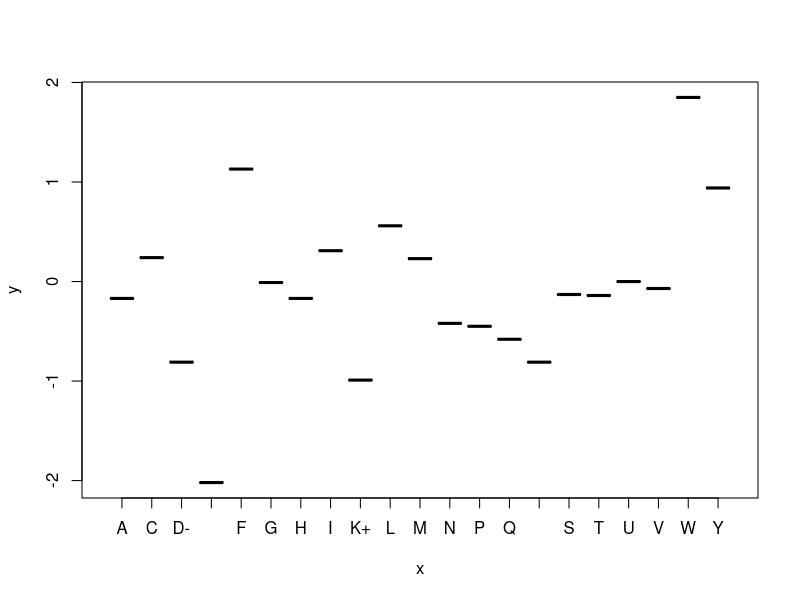

Generate this figure with R:
# in this file, we do the recursive training of x and p, still not sure whether the underlying cost function is convex of not
rm(list=ls()) # clean the memeory

ctl_A0201 <- read.csv("ctl_A0201_SeqImmuIC50.csv", stringsAsFactors = FALSE) # read in allele A0201
ctl_B5701 <- read.csv("ctl_B5701_SeqImmuIC50.csv", stringsAsFactors = FALSE) # read in allele B5701
ctl_A0301 <- read.csv("ctl_A0301_SeqImmuIC50.csv", stringsAsFactors = FALSE) # read in allele A0301
ctl_B0702 <- read.csv("ctl_B0702_SeqImmuIC50.csv", stringsAsFactors = FALSE) # read in allele B0702

# only work on those peptides that bind to the MHC
bind_criteria <- 1000 # the binding IC50 is 1000nM
ctl_A0201_binded <- ctl_A0201[ctl_A0201$ic50 < bind_criteria, ]
ctl_B5701_binded <- ctl_B5701[ctl_B5701$ic50 < bind_criteria, ]
ctl_A0301_binded <- ctl_A0301[ctl_A0301$ic50 < bind_criteria, ]
ctl_B0702_binded <- ctl_B0702[ctl_B0702$ic50 < bind_criteria, ]

ctl_binded_combinded <- do.call("rbind", list(ctl_A0201_binded, ctl_B5701_binded, ctl_A0301_binded, ctl_B0702_binded)) # bind all the ctls into one

ctl_binded_combinded$Immunogenicity <- round(ctl_binded_combinded$Immunogenicity) # round the Immunogenicity to 0 or 1, 0.5 is round to 0

ctl_binded_combinded <- ctl_binded_combinded[nchar(ctl_binded_combinded$peptide)==9, ] # only look at the 9 mers for now, which accounts for 3/4 of the data

cost_function_fixp <- function(x_input, ctl_binded_combinded, lambda_x, p_input){ # this calculate the total cost with p fixed
  aa_name <- c("R", "H", "K", "D", "E", "S", "T", "N", "Q", "C", "U", "G", "P", "A", "V", "I", "L", "M", "F", "Y", "W") # this is how the map between the amino acid and the corresponding score vector p
  allele_name <- c("A0201", "B5701", "A0301", "B0702") # this is the map between the  allele name the the weighit vector x
  
  px <- c(p_input, x_input) # re assemble the px based on input from x and p, p_input is now a parameter
  lambda_p <- 0 # set lambda_p = 0 in this case, since we are not gonna vary it
  
  t_scores <- apply(ctl_binded_combinded, 1, function(row_of_ctl){ # returns the p score of each peptide
    peptide <- row_of_ctl[1]
    
    p=px[1:length(aa_name)] # extract p from px
    
    i_allele <- which(row_of_ctl[5] == allele_name) # extract x which corresponds to the specifc allele
    x <- px[((i_allele-1)*13 + length(aa_name) + 1): (i_allele*13 + length(aa_name))]
    
    scores <- sapply(strsplit(peptide, "")[[1]], function(aa){
      score <- p[aa == aa_name]
    })
    lscores <- length(scores)
    t_score <- sum(c(1,scores)*x[1:(lscores+1)])
  }) # this is the total energy part Ec + x*p for each peptide
  
  sigmoid_tscores <- 1/(1+exp(-t_scores)) # this is the sigmoid function based on the scores
  
  y <- ctl_binded_combinded$Immunogenicity
  m <- length(y)
  p <- px[1:length(aa_name)] # extract p from px
  x <- px[(length(aa_name) + 1): length(px)] # extract x from px
  index_constx <- (1:length(allele_name) - 1)*13 + 1 # these are the Ec
  total_cost <- -mean(y*log(sigmoid_tscores) + (1 - y)*log(1 - sigmoid_tscores)) + lambda_p/(2*m)*sum(px[1:length(aa_name)] * px[1:length(aa_name)]) + lambda_x/(2*m)*sum(x[-index_constx] * x[-index_constx])
}

dtotal_score_fixp <- function(x_input, ctl_binded_combinded, lambda_x, p_input){ # this calculate the total derivative with p fixed
  aa_name <- c("R", "H", "K", "D", "E", "S", "T", "N", "Q", "C", "U", "G", "P", "A", "V", "I", "L", "M", "F", "Y", "W") # this is how the map between the amino acid and the corresponding score vector p
  allele_name <- c("A0201", "B5701", "A0301", "B0702") # this is the map between the  allele name the the weighit vector x
  px <- c(p_input, x_input) # re assemble the px based on input from x and p, p_input is now a parameter
  lambda_p <- 0 # set lambda_p = 0 in this case, since we are not gonna vary it
  t_scores <- apply(ctl_binded_combinded, 1, function(row_of_ctl){
    peptide <- row_of_ctl[1]
    
    p=px[1:length(aa_name)] # extract p from px
    
    i_allele <- which(row_of_ctl[5] == allele_name) # extract x which corresponds to the specifc allele
    x <- px[((i_allele-1)*13 + length(aa_name) + 1): (i_allele*13 + length(aa_name))]
    
    scores <- sapply(strsplit(peptide, "")[[1]], function(aa){
      score <- p[aa == aa_name]
    })
    lscores <- length(scores)
    t_score <- sum(c(1,scores)*x[1:(lscores+1)])
  }) # this is the total energy part Ec + x*p
  
  sigmoid_tscores <- 1/(1+exp(-t_scores)) # this is the sigmoid function based on the scores
  # need some manipulations to proceed.
  y <- ctl_binded_combinded$Immunogenicity
  m <- length(y)
  d_scores <- apply(ctl_binded_combinded, 1, function(row_of_ctl){ # this returns the derivative of E with respect to p and x
    dpx <- rep(0, length(px)) # derivative of E with respect to p and x
    p <- px[1:length(aa_name)] # extract p from px
    i_allele <- which(row_of_ctl[5] == allele_name) # extract x which corresponds to the specifc allele
    x_nnull <- px[((i_allele-1)*13 + length(aa_name) + 2): (i_allele*13 + length(aa_name))] # this does not include the const x
    
    peptide_aa <- strsplit(row_of_ctl[1], "")[[1]] # we disassociate the peptide string into array of characters
    
    scores <- sapply(peptide_aa, function(aa){ # returns the p score of each amino acid
      score <- p[aa == aa_name]
    })
    
    dpx[((i_allele-1)*13 + length(aa_name) + 2): ((i_allele-1)*13 + length(aa_name) + length(scores) + 1)] <- scores # dE/dx is dp, but it depends on the length of the peptides or scores
    
    dpx[(i_allele-1)*13 + length(aa_name) + 1] <- 1 # dE/dE_c is always 1
    
    weight_aa <- sapply(aa_name, function(aa){ # count how many times each amino acide appreas on each postion, take summation of x
      sum(x_nnull[which(aa == peptide_aa)])
    }) # for each amino acide in the aa_name matrix calculate this weight
    
    dpx[1:length(aa_name)] <- weight_aa # assign weight_aa to the p part of the dpx
    
    dpx # return dpx
  })
  dpx_noreg <- (d_scores %*% (sigmoid_tscores - y))/m
  
  # get the derivative part with respect to the regularization part
  dpx_reg<- c(rep(lambda_p/m,length(aa_name)), rep(lambda_x/m, length(px)-length(aa_name)))
  index_constx <- (1:length(allele_name) - 1)*13 + length(aa_name) + 1 # these are the index of Ec
  dpx_reg[index_constx] <- 0 # the constants are not subject to regularization
  dpx_reg <- dpx_reg*px
  
  dpx <- dpx_noreg + dpx_reg
  dpx[(length(aa_name)+1):length(dpx)] # only return the x part
}

cost_function_fixx <- function(p_input, ctl_binded_combinded, lambda_p, x_input){ # this calculate the total cost with x fixed
  aa_name <- c("R", "H", "K", "D", "E", "S", "T", "N", "Q", "C", "U", "G", "P", "A", "V", "I", "L", "M", "F", "Y", "W") # this is how the map between the amino acid and the corresponding score vector p
  allele_name <- c("A0201", "B5701", "A0301", "B0702") # this is the map between the  allele name the the weighit vector x
  
  px <- c(p_input, x_input) # re assemble the px based on input from x and p, p_input is now a parameter
  lambda_x <- 0 # set lambda_p = 0 in this case, since we are not gonna vary it
  
  t_scores <- apply(ctl_binded_combinded, 1, function(row_of_ctl){ # returns the p score of each peptide
    peptide <- row_of_ctl[1]
    
    p=px[1:length(aa_name)] # extract p from px
    
    i_allele <- which(row_of_ctl[5] == allele_name) # extract x which corresponds to the specifc allele
    x <- px[((i_allele-1)*13 + length(aa_name) + 1): (i_allele*13 + length(aa_name))]
    
    scores <- sapply(strsplit(peptide, "")[[1]], function(aa){
      score <- p[aa == aa_name]
    })
    lscores <- length(scores)
    t_score <- sum(c(1,scores)*x[1:(lscores+1)])
  }) # this is the total energy part Ec + x*p for each peptide
  
  sigmoid_tscores <- 1/(1+exp(-t_scores)) # this is the sigmoid function based on the scores
  
  y <- ctl_binded_combinded$Immunogenicity
  m <- length(y)
  p <- px[1:length(aa_name)] # extract p from px
  x <- px[(length(aa_name) + 1): length(px)] # extract x from px
  index_constx <- (1:length(allele_name) - 1)*13 + length(aa_name) + 1 # these are the Ec
  total_cost <- -mean(y*log(sigmoid_tscores) + (1 - y)*log(1 - sigmoid_tscores)) + lambda_p/(2*m)*sum(px[1:length(aa_name)] * px[1:length(aa_name)]) + lambda_x/(2*m)*sum(x[-index_constx] * x[-index_constx])
}

dtotal_score_fixx <- function(p_input, ctl_binded_combinded, lambda_p, x_input){ # this calculate the total derivative with x fixed
  aa_name <- c("R", "H", "K", "D", "E", "S", "T", "N", "Q", "C", "U", "G", "P", "A", "V", "I", "L", "M", "F", "Y", "W") # this is how the map between the amino acid and the corresponding score vector p
  allele_name <- c("A0201", "B5701", "A0301", "B0702") # this is the map between the  allele name the the weighit vector x
  px <- c(p_input, x_input) # re assemble the px based on input from x and p, p_input is now a parameter
  lambda_x <- 0 # set lambda_p = 0 in this case, since we are not gonna vary it
  t_scores <- apply(ctl_binded_combinded, 1, function(row_of_ctl){
    peptide <- row_of_ctl[1]
    
    p=px[1:length(aa_name)] # extract p from px
    
    i_allele <- which(row_of_ctl[5] == allele_name) # extract x which corresponds to the specifc allele
    x <- px[((i_allele-1)*13 + length(aa_name) + 1): (i_allele*13 + length(aa_name))]
    
    scores <- sapply(strsplit(peptide, "")[[1]], function(aa){
      score <- p[aa == aa_name]
    })
    lscores <- length(scores)
    t_score <- sum(c(1,scores)*x[1:(lscores+1)])
  }) # this is the total energy part Ec + x*p
  
  sigmoid_tscores <- 1/(1+exp(-t_scores)) # this is the sigmoid function based on the scores
  # need some manipulations to proceed.
  y <- ctl_binded_combinded$Immunogenicity
  m <- length(y)
  d_scores <- apply(ctl_binded_combinded, 1, function(row_of_ctl){ # this returns the derivative of E with respect to p and x
    dpx <- rep(0, length(px)) # derivative of E with respect to p and x
    p <- px[1:length(aa_name)] # extract p from px
    i_allele <- which(row_of_ctl[5] == allele_name) # extract x which corresponds to the specifc allele
    x_nnull <- px[((i_allele-1)*13 + length(aa_name) + 2): (i_allele*13 + length(aa_name))] # this does not include the const x
    
    peptide_aa <- strsplit(row_of_ctl[1], "")[[1]] # we disassociate the peptide string into array of characters
    
    scores <- sapply(peptide_aa, function(aa){ # returns the p score of each amino acid
      score <- p[aa == aa_name]
    })
    
    dpx[((i_allele-1)*13 + length(aa_name) + 2): ((i_allele-1)*13 + length(aa_name) + length(scores) + 1)] <- scores # dE/dx is dp, but it depends on the length of the peptides or scores
    
    dpx[(i_allele-1)*13 + length(aa_name) + 1] <- 1 # dE/dE_c is always 1
    
    weight_aa <- sapply(aa_name, function(aa){ # count how many times each amino acide appreas on each postion, take summation of x
      sum(x_nnull[which(aa == peptide_aa)])
    }) # for each amino acide in the aa_name matrix calculate this weight
    
    dpx[1:length(aa_name)] <- weight_aa # assign weight_aa to the p part of the dpx
    
    dpx # return dpx
  })
  dpx_noreg <- (d_scores %*% (sigmoid_tscores - y))/m
  
  # get the derivative part with respect to the regularization part
  dpx_reg<- c(rep(lambda_p/m,length(aa_name)), rep(lambda_x/m, length(px)-length(aa_name)))
  index_constx <- (1:length(allele_name) - 1)*13 + length(aa_name) + 1 # these are the index of Ec
  dpx_reg[index_constx] <- 0 # the constants are not subject to regularization
  dpx_reg <- dpx_reg*px
  
  dpx <- dpx_noreg + dpx_reg
  dpx[1: length(aa_name)] # only return the x part
}
evaluate <- function(px, ctl_binded_combinded){ # this evaluate the trained model
  aa_name <- c("R", "H", "K", "D", "E", "S", "T", "N", "Q", "C", "U", "G", "P", "A", "V", "I", "L", "M", "F", "Y", "W") # this is how the map between the amino acid and the corresponding score vector p
  allele_name <- c("A0201", "B5701", "A0301", "B0702") # this is the map between the  allele name the the weighit vector x
  
  t_scores <- apply(ctl_binded_combinded, 1, function(row_of_ctl){ # returns the p score of each peptide
    peptide <- row_of_ctl[1]
    
    p=px[1:length(aa_name)] # extract p from px
    
    i_allele <- which(row_of_ctl[5] == allele_name) # extract x which corresponds to the specifc allele
    x <- px[((i_allele-1)*13 + length(aa_name) + 1): (i_allele*13 + length(aa_name))]
    
    scores <- sapply(strsplit(peptide, "")[[1]], function(aa){ # returns the p score of each amino acid
      score <- p[aa == aa_name]
    })
    lscores <- length(scores)
    t_score <- sum(c(1,scores)*x[1:(lscores+1)])
  }) # this is the total energy part Ec + x*p for each peptide
  sigmoid_tscores <- 1/(1+exp(-t_scores)) # this is the sigmoid function based on the scores
}

# Now we will start with a hydrophobic scale
p_wif <- c(0.81, 0.17, 0.99, 0.81, 2.02, 0.13, 0.14, 0.42, 0.58, -0.24, 0, 0.01, 0.45, 0.17, 0.07, -0.31, -0.56, -0.23, -1.13, -0.94, -1.85)
p_names <- c("R+", "H", "K+", "D-", "E-", "S", "T", "N", "Q", "C", "U", "G", "P", "A", "V", "I", "L", "M", "F", "Y", "W")
plot(factor(p_names), -p_wif)

res <- optim(runif(73-21, -0.8, 0.8), cost_function_fixp, dtotal_score_fixp, ctl_binded_combinded, 0, p_wif, method = "BFGS") # this currently gives the best result
# the result is very irregular